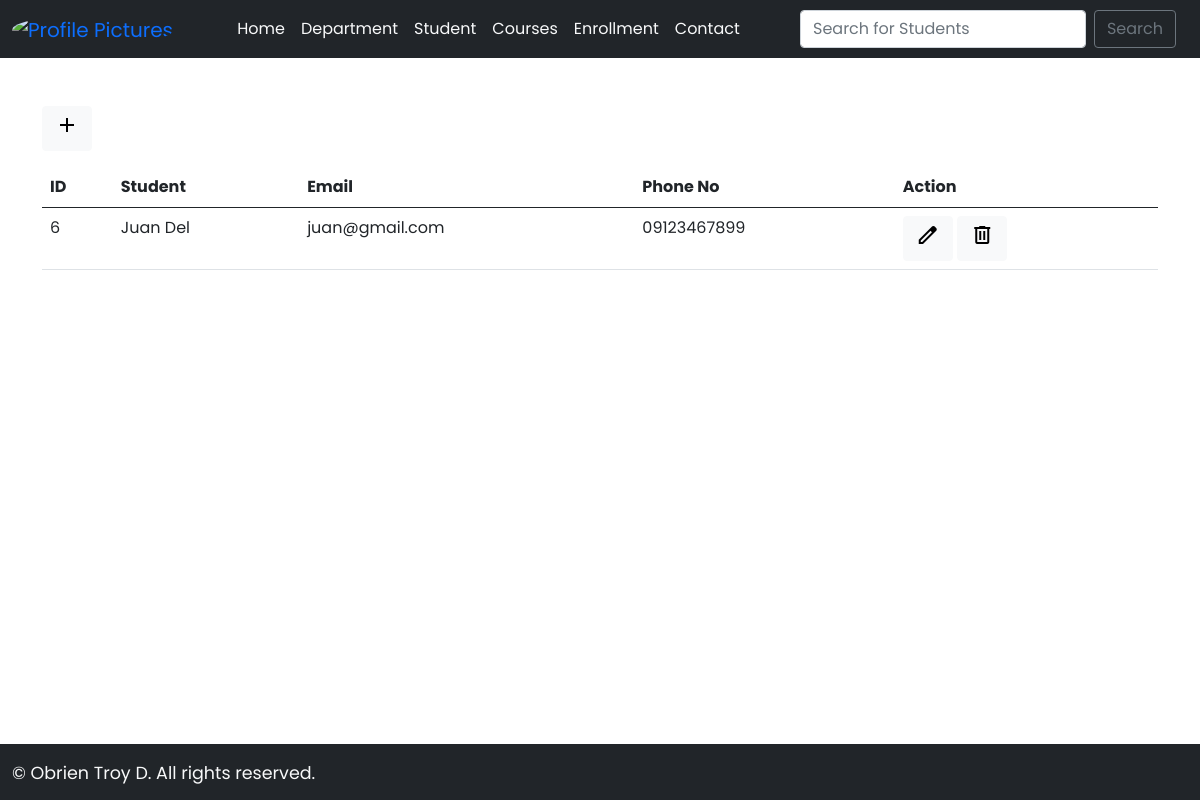
The app's page /contact with its own data.
### myapp/models.py (models this page shows, shortened)
class Contact(models.Model):
    student = models.OneToOneField(Student, on_delete=models.CASCADE)
    email = models.EmailField()
    phone_number = models.CharField(max_length=15)

class Student(models.Model):
    first_name = models.CharField(max_length=50)
    last_name = models.CharField(max_length=50)
    birth_date = models.DateField(null=True, blank=True)
    department = models.ForeignKey(Department, on_delete=models.CASCADE)
    def __str__(self):
        return self.first_name + ' ' + self.last_name

### myapp/views.py (the view)
# urls.py: path('contact', views.contact, name='contact'),
def contact(request):
  contact_list = Contact.objects.all()
  context = {'contact_list': contact_list}
  return render(request, 'contact.html', context)

### myapp/templates/contact.html (shortened to what this page needs)
{% extends "base.html" %} {% load static %} {% block body %}
<div class="container mt-4">
  <div class="row justify-content-center">
    <div class="col-md-16">
      <a href="{% url 'add-contact' %}"
        ><button type="button" class="btn btn-light mb-3"><span class="material-symbols-outlined">
          </span></button></a
      >
      <table class="table table-hover">
        <thead>
          <tr>
            <th scope="col">ID</th>
            <th scope="col">Student</th>
            <th scope="col">Email</th>
            <th scope="col">Phone No</th>
            <th scope="col">Action</th>
          </tr>
        </thead>
        <tbody>
          {% for contact in contact_list %}
          <tr>
            <td>{{ contact.id }}</td>
            <td>{{ contact.student }}</td>
            <td>{{ contact.email }}</td>
            <td>{{ contact.phone_number }}</td>
            <td>
              <a href="{% url 'edit-contact' contact.id %}"
                ><button type="button" class="btn btn-light"><span class="material-symbols-outlined">
                  </span></button></a
              >
              <a href="{% url 'delete-contact' contact.id %}"
                ><button type="button" class="btn btn-light"><span class="material-symbols-outlined">
                  </span></button></a
              >
            </td>
          </tr>
          {% endfor %}
        </tbody>
      </table>
    </div>
  </div>
</div>
{% endblock %}

### myapp/templates/base.html (style rules this page uses)
* { font-family: 'Poppins', sans-serif; }

### records on screen
Contact: id "6", student "Juan Del", email "juan@gmail.com", phone_number "09123467899"
